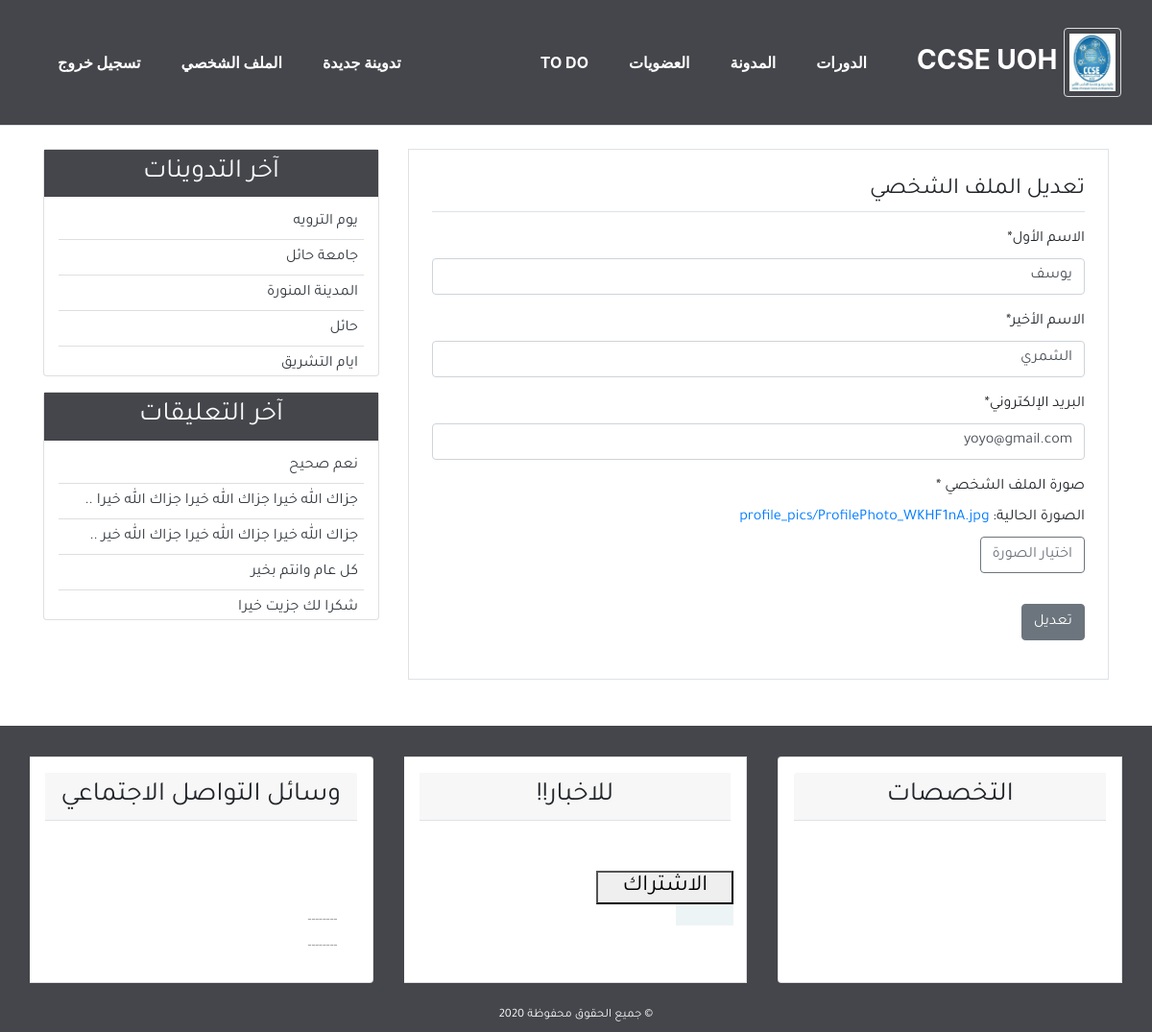
The app's page /profile_update/ (signed in), older data.
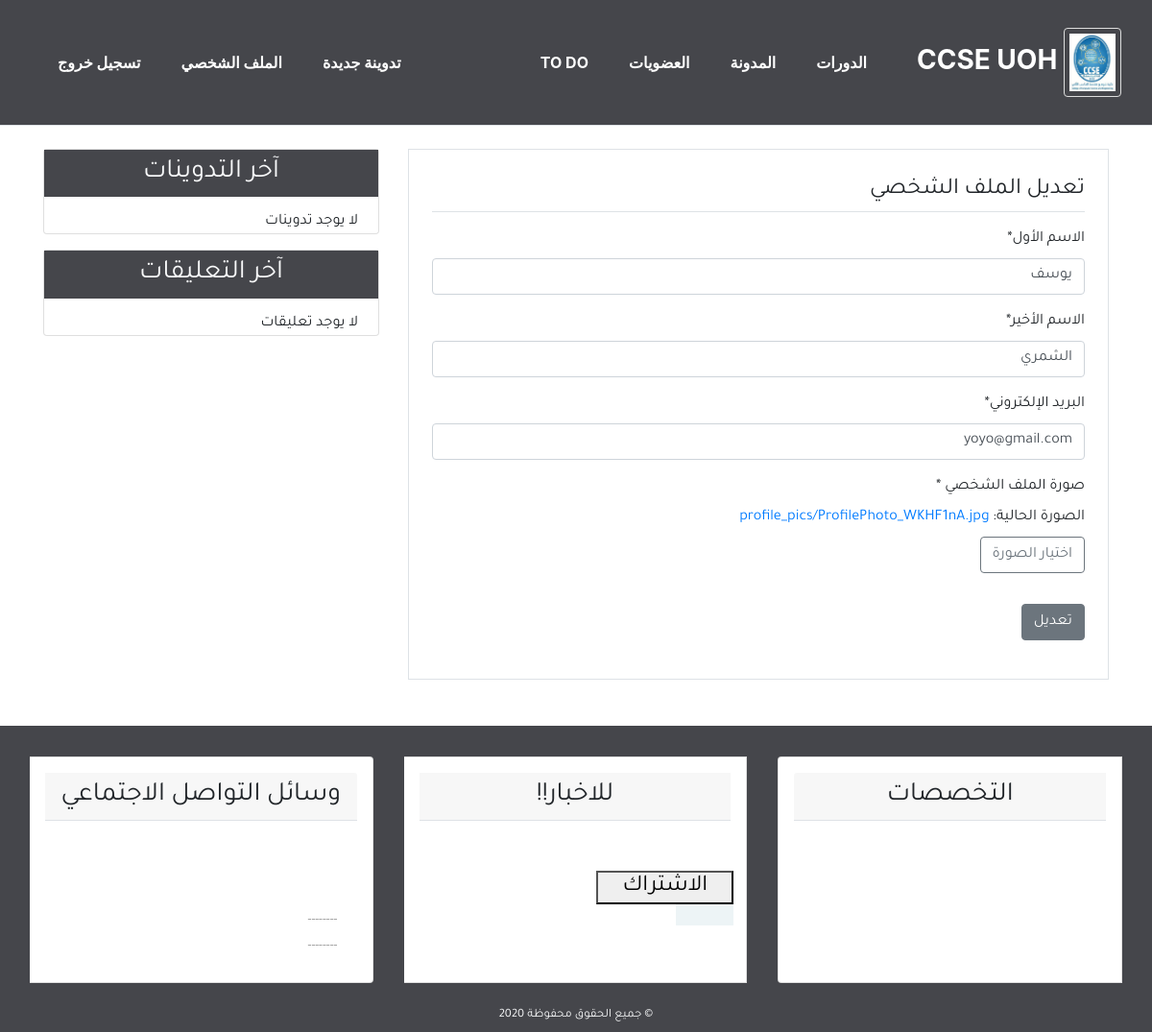
The same page, newer data.
### blog/models.py (models this page shows, shortened)
class Post(models.Model):
    title = models.CharField(max_length=100)
    content = models.TextField()
    post_date = models.DateTimeField(default=timezone.now)
    post_update = models.DateTimeField(auto_now=True)
    author = models.ForeignKey(User, on_delete=models.CASCADE)
    class Meta:
        ordering = ('-post_date', )

class Comment(models.Model):
    name = models.CharField(max_length=50, verbose_name='الاسم')
    email = models.EmailField(verbose_name='البريد الإلكتروني')
    body = models.TextField(verbose_name='التعليق')
    comment_date = models.DateTimeField(auto_now_add=True)
    active = models.BooleanField(default=False)
    post = models.ForeignKey(
        Post, on_delete=models.CASCADE, related_name='comments')
    class Meta:
        ordering = ('-comment_date',)

### user/views.py (the view)
# urls.py: path('profile_update/', views.profile_update, name='profile_update'),
@login_required(login_url='login')
def profile_update(request):
    if request.method == 'POST':
        user_form = UserUpdateForm(request.POST, instance=request.user)
        profile_form = ProfileUpdateForm(
            request.POST, request.FILES, instance=request.user.profile)
        if user_form.is_valid and profile_form.is_valid:
            user_form.save()
            profile_form.save()
            messages.success(
                request, 'تم تحديث الملف الشخصي.')
            return redirect('profile')
    else:
        user_form = UserUpdateForm(instance=request.user)
        profile_form = ProfileUpdateForm(instance=request.user.profile)
    context = {
        'title': 'تعديل الملف الشخصي',
        'user_form': user_form,
        'profile_form': profile_form,
    }
    return render(request, 'user/profile_update.html', context)

### user/forms.py
class UserUpdateForm(forms.ModelForm):
    first_name = forms.CharField(label='الاسم الأول')
    last_name = forms.CharField(label='الاسم الأخير')
    email = forms.EmailField(label='البريد الإلكتروني')
    class Meta:
        model = User
        fields = ('first_name', 'last_name', 'email')

class ProfileUpdateForm(forms.ModelForm):
    class Meta:
        model = Profile
        fields = ('image',)

### blog/templatetags/post_tag.py (called while the page is built)
@register.inclusion_tag('blog/latest_posts.html')
def latest_posts():
    context = {
        'l_posts': Post.objects.all()[0:5],
    }
    return context

@register.inclusion_tag('blog/latest_comments.html')
def latest_comments():
    context = {
        'l_comments': Comment.objects.filter(active=True)[:5],
    }
    return context

### user/templates/user/profile_update.html (shortened to what this page needs)
{% extends 'blog/base.html' %}
{% block content %}
{% load crispy_forms_tags %}
<div class="border p-4 mb-5">
    <legend class="border-bottom pb-1 mb-3">تعديل الملف الشخصي</legend>
    <form method="POST" enctype="multipart/form-data">
        {{user_form|crispy}}
        <div>
            <span class="mb-2" style="display: block">صورة الملف الشخصي *</span>
            الصورة الحالية: <a href="{{user.profile.image.url}}">{{user.profile.image}}</a>
            <br>
            <label for="image" class="btn btn-outline-secondary mt-2">اختيار الصورة</label>
        </div>
        <input class="btn btn-secondary mt-4" type="submit" value="تعديل">
    </form>
</div>
{% endblock content %}

### blog/templates/blog/latest_posts.html
<ul class="list-group-flush latest-post">
    {% for post in l_posts %}
    <li class="list-group-item latest-post-item">
        <a class="text-dark" href="{% url 'detail' post.id %}">{{post.title}}</a>
    </li>
    {% empty %}
    <li class="list-group-item latest-post-item">لا يوجد تدوينات</li>
    {% endfor %}
</ul>

### blog/templates/blog/latest_comments.html
<ul class="list-group-flush latest-comment">
    {% for comment in l_comments %}
    <li class="list-group-item latest-comment-item">
        <a class="text-dark" href="{% url 'detail' comment.post.id %}">
            {% if comment.body|length > 40 %}
            {{comment.body|slice:'45'}} ..
            {% else %}
            {{comment.body}}
            {% endif %}
        </a>
    </li>
    {% empty %}
    <li class="list-group-item latest-comment-item">لا يوجد تعليقات</li>
    {% endfor %}
</ul>

Row changes from the older to the newer data that the page shows:
removed Post: title "يوم الترويه"
removed Post: title "جامعة حائل"
removed Post: title "المدينة المنورة"
removed Post: title "حائل"
removed Post: title "ايام التشريق"
removed Comment: body "نعم صحيح"
removed Comment: body "جزاك الله خيرا جزاك الله خيرا جزاك الله خيرا"
removed Comment: body "جزاك الله خيرا جزاك الله خيرا جزاك الله خير"
removed Comment: body "كل عام وانتم بخير"
removed Comment: body "شكرا لك جزيت خيرا"
Text that changed along with them:
text now shown: "لا يوجد تدوينات لا يوجد تعليقات"
